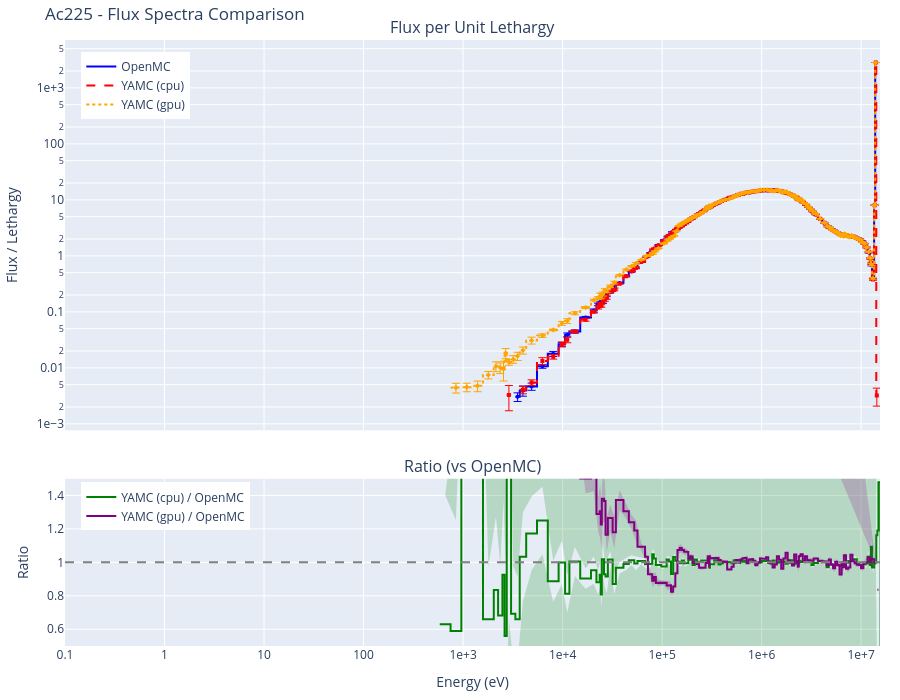
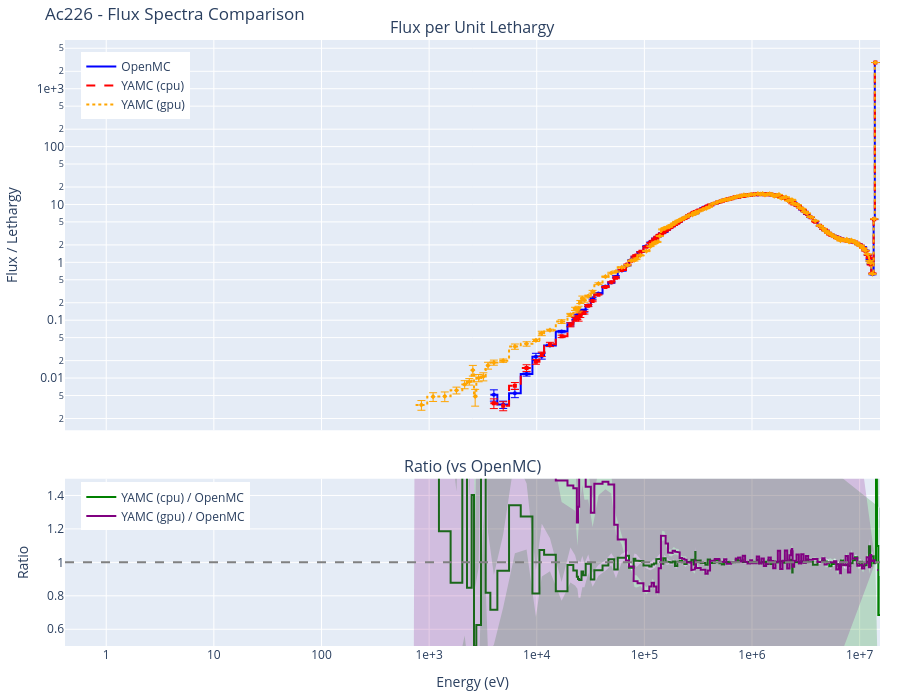
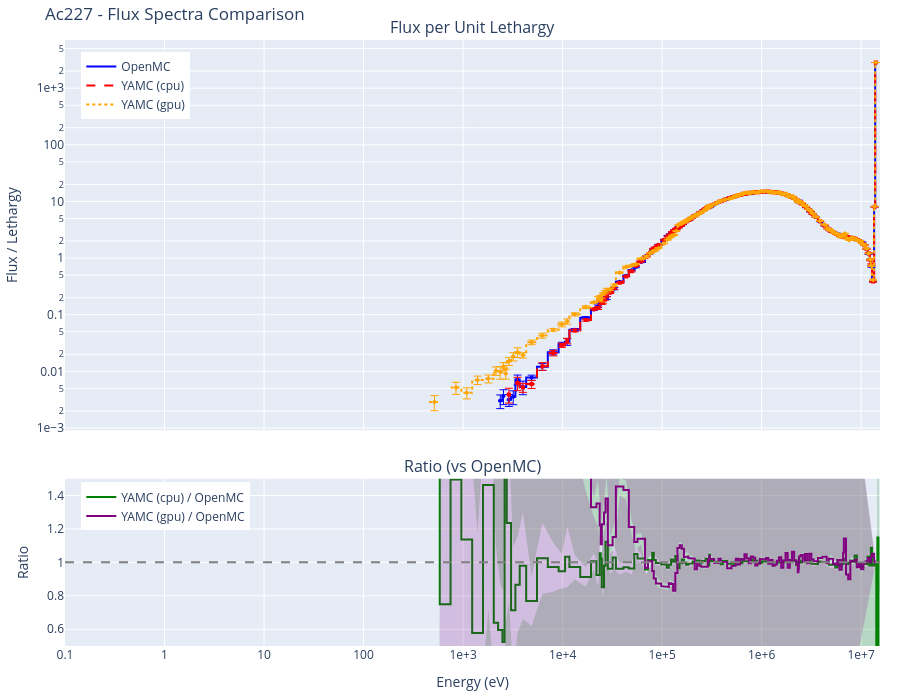
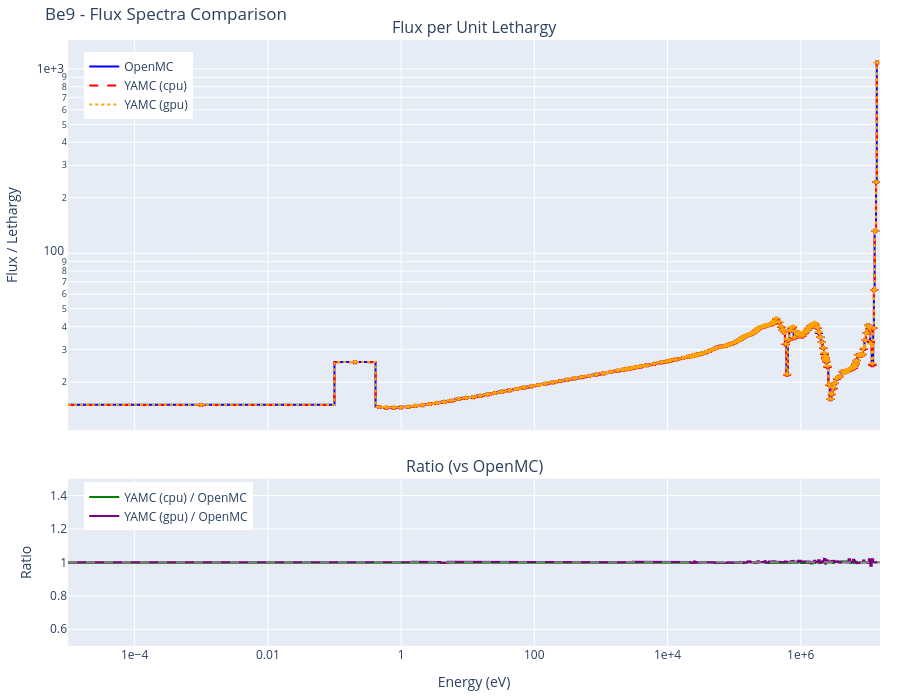

Notebook code cell kept with these figures, in order:
### Markdown cell above
## Results by Nuclide

Below are the comparison results for each nuclide. Each section includes:

- Interactive flux spectra plot (log-log scale)
- YAMC/OpenMC ratio plot with uncertainty band
- Tally comparison table sorted by relative difference
- Performance comparison (particles/second)

### Code cell
# Display results for each nuclide
for nuclide, results in all_results.items():
    openmc_results = results.get('openmc')  # may be None when openmc-cpu not in MC_BACKENDS

    # Collect available YAMC backends in the order the user requested
    yamc_results_by_backend = {}
    for compute in COMPUTES:
        yres = results.get(f'yamc-{compute}')
        if yres is not None:
            yamc_results_by_backend[compute] = yres

    display(Markdown(f"## {nuclide}"))

    # Performance line — one entry per code/backend that ran
    perf_parts = []
    if openmc_results is not None:
        perf_parts.append(f"OpenMC: {openmc_results['particles/s']:,.0f} particles/s")
    for compute, yres in yamc_results_by_backend.items():
        perf_parts.append(f"YAMC ({compute}): {yres['particles/s']:,.0f} particles/s")
    display(Markdown(f"**Performance:** " + " | ".join(perf_parts)))

    # Combined flux spectra plot
    fig = create_comparison_plot(openmc_results, yamc_results_by_backend)
    fig.update_layout(title=f"{nuclide} - Flux Spectra Comparison")
    fig.show()

    # Spectral agreement: each yamc backend vs the reference (openmc when
    # present, else the first yamc backend).
    if openmc_results is not None:
        ref_label = 'OpenMC'
        ref_results = openmc_results
        comparisons = list(yamc_results_by_backend.items())
    elif len(yamc_results_by_backend) >= 2:
        backends = list(yamc_results_by_backend)
        ref_label = f'YAMC ({backends[0]})'
        ref_results = yamc_results_by_backend[backends[0]]
        comparisons = [(b, yamc_results_by_backend[b]) for b in backends[1:]]
    else:
        comparisons = []

    for compute, yres in comparisons:
        heading = (
            f"#### Spectral Agreement (YAMC {compute} vs {ref_label})"
            if len(comparisons) > 1 or openmc_results is None
            else "#### Spectral Agreement"
        )
        display(Markdown(heading))
        stats = calculate_spectral_agreement(ref_results, yres)
        display(create_agreement_table(stats).style.hide(axis='index'))

    # Combined tally table
    display(Markdown("#### Tally Comparison"))
    table = create_tally_table(openmc_results, yamc_results_by_backend)
    display(table.style.hide(axis='index'))

    print()  # spacing

### Figure 1 — Plotly figure (JSON) as saved in the notebook; plotly's stock layout.template omitted (floating-point values rounded to 4 significant figures; data arrays with more than 128 entries replaced by an {"elided": "..."} marker saying what was removed)
{"data": [{"legend": "legend", "line": {"color": "blue", "width": 2}, "mode": "lines", "name": "OpenMC", "showlegend": true, "type": "scatter", "x": {"elided": "350 float values"}, "xaxis": "x", "y": {"elided": "350 float values"}, "yaxis": "y"}, {"error_y": {"array": {"elided": "175 float values"}, "color": "blue", "thickness": 1, "type": "data", "visible": true}, "marker": {"color": "blue", "size": 4, "symbol": "circle"}, "mode": "markers", "name": "OpenMC error", "showlegend": false, "type": "scatter", "x": {"elided": "175 float values"}, "xaxis": "x", "y": {"elided": "175 float values"}, "yaxis": "y"}, {"legend": "legend", "line": {"color": "red", "dash": "dash", "width": 2}, "mode": "lines", "name": "YAMC (cpu)", "showlegend": true, "type": "scatter", "x": {"elided": "350 float values"}, "xaxis": "x", "y": {"elided": "350 float values"}, "yaxis": "y"}, {"error_y": {"array": {"elided": "175 float values"}, "color": "red", "thickness": 1, "type": "data", "visible": true}, "marker": {"color": "red", "size": 4, "symbol": "square"}, "mode": "markers", "name": "YAMC (cpu) error", "showlegend": false, "type": "scatter", "x": {"elided": "175 float values"}, "xaxis": "x", "y": {"elided": "175 float values"}, "yaxis": "y"}, {"legend": "legend", "line": {"color": "orange", "dash": "dot", "width": 2}, "mode": "lines", "name": "YAMC (gpu)", "showlegend": true, "type": "scatter", "x": {"elided": "350 float values"}, "xaxis": "x", "y": {"elided": "350 float values"}, "yaxis": "y"}, {"error_y": {"array": {"elided": "175 float values"}, "color": "orange", "thickness": 1, "type": "data", "visible": true}, "marker": {"color": "orange", "size": 4, "symbol": "diamond"}, "mode": "markers", "name": "YAMC (gpu) error", "showlegend": false, "type": "scatter", "x": {"elided": "175 float values"}, "xaxis": "x", "y": {"elided": "175 float values"}, "yaxis": "y"}, {"legend": "legend2", "line": {"color": "green", "width": 2}, "mode": "lines", "name": "YAMC (cpu) / OpenMC", "showlegend": true, "type": "scatter", "x": {"elided": "350 float values"}, "xaxis": "x2", "y": {"elided": "350 float values"}, "yaxis": "y2"}, {"fill": "toself", "fillcolor": "rgba(0, 128, 0, 0.2)", "line": {"color": "rgba(255,255,255,0)"}, "name": "YAMC (cpu) / OpenMC uncertainty", "showlegend": false, "type": "scatter", "x": {"elided": "350 float values"}, "xaxis": "x2", "y": {"elided": "350 float values"}, "yaxis": "y2"}, {"legend": "legend2", "line": {"color": "purple", "width": 2}, "mode": "lines", "name": "YAMC (gpu) / OpenMC", "showlegend": true, "type": "scatter", "x": {"elided": "350 float values"}, "xaxis": "x2", "y": {"elided": "350 float values"}, "yaxis": "y2"}, {"fill": "toself", "fillcolor": "rgba(128, 0, 128, 0.2)", "line": {"color": "rgba(255,255,255,0)"}, "name": "YAMC (gpu) / OpenMC uncertainty", "showlegend": false, "type": "scatter", "x": {"elided": "350 float values"}, "xaxis": "x2", "y": {"elided": "350 float values"}, "yaxis": "y2"}], "layout": {"annotations": [{"font": {"size": 16}, "showarrow": false, "text": "Flux per Unit Lethargy", "x": 0.5, "xanchor": "center", "xref": "paper", "y": 1.0, "yanchor": "bottom", "yref": "paper"}, {"font": {"size": 16}, "showarrow": false, "text": "Ratio (vs OpenMC)", "x": 0.5, "xanchor": "center", "xref": "paper", "y": 0.276, "yanchor": "bottom", "yref": "paper"}], "height": 700, "legend": {"x": 0.02, "xanchor": "left", "y": 0.98, "yanchor": "top"}, "legend2": {"x": 0.02, "xanchor": "left", "y": 0.27, "yanchor": "top"}, "margin": {"b": 40, "l": 60, "r": 20, "t": 40}, "shapes": [{"line": {"color": "gray", "dash": "dash"}, "type": "line", "x0": 0, "x1": 1, "xref": "x2 domain", "y0": 1.0, "y1": 1.0, "yref": "y2"}], "title": {"text": "Ac225 - Flux Spectra Comparison"}, "xaxis": {"anchor": "y", "domain": [0.0, 1.0], "exponentformat": "e", "matches": "x2", "range": [-1.0, 7.189], "showticklabels": false, "type": "log"}, "xaxis2": {"anchor": "y2", "domain": [0.0, 1.0], "exponentformat": "e", "range": [-1.0, 7.189], "title": {"text": "Energy (eV)"}, "type": "log"}, "yaxis": {"anchor": "x", "domain": [0.356, 1.0], "exponentformat": "e", "title": {"text": "Flux / Lethargy"}, "type": "log"}, "yaxis2": {"anchor": "x2", "domain": [0.0, 0.276], "range": [0.5, 1.5], "title": {"text": "Ratio"}}}}

### Figure 2 — Plotly figure (JSON) as saved in the notebook; plotly's stock layout.template omitted (floating-point values rounded to 4 significant figures; data arrays with more than 128 entries replaced by an {"elided": "..."} marker saying what was removed)
{"data": [{"legend": "legend", "line": {"color": "blue", "width": 2}, "mode": "lines", "name": "OpenMC", "showlegend": true, "type": "scatter", "x": {"elided": "350 float values"}, "xaxis": "x", "y": {"elided": "350 float values"}, "yaxis": "y"}, {"error_y": {"array": {"elided": "175 float values"}, "color": "blue", "thickness": 1, "type": "data", "visible": true}, "marker": {"color": "blue", "size": 4, "symbol": "circle"}, "mode": "markers", "name": "OpenMC error", "showlegend": false, "type": "scatter", "x": {"elided": "175 float values"}, "xaxis": "x", "y": {"elided": "175 float values"}, "yaxis": "y"}, {"legend": "legend", "line": {"color": "red", "dash": "dash", "width": 2}, "mode": "lines", "name": "YAMC (cpu)", "showlegend": true, "type": "scatter", "x": {"elided": "350 float values"}, "xaxis": "x", "y": {"elided": "350 float values"}, "yaxis": "y"}, {"error_y": {"array": {"elided": "175 float values"}, "color": "red", "thickness": 1, "type": "data", "visible": true}, "marker": {"color": "red", "size": 4, "symbol": "square"}, "mode": "markers", "name": "YAMC (cpu) error", "showlegend": false, "type": "scatter", "x": {"elided": "175 float values"}, "xaxis": "x", "y": {"elided": "175 float values"}, "yaxis": "y"}, {"legend": "legend", "line": {"color": "orange", "dash": "dot", "width": 2}, "mode": "lines", "name": "YAMC (gpu)", "showlegend": true, "type": "scatter", "x": {"elided": "350 float values"}, "xaxis": "x", "y": {"elided": "350 float values"}, "yaxis": "y"}, {"error_y": {"array": {"elided": "175 float values"}, "color": "orange", "thickness": 1, "type": "data", "visible": true}, "marker": {"color": "orange", "size": 4, "symbol": "diamond"}, "mode": "markers", "name": "YAMC (gpu) error", "showlegend": false, "type": "scatter", "x": {"elided": "175 float values"}, "xaxis": "x", "y": {"elided": "175 float values"}, "yaxis": "y"}, {"legend": "legend2", "line": {"color": "green", "width": 2}, "mode": "lines", "name": "YAMC (cpu) / OpenMC", "showlegend": true, "type": "scatter", "x": {"elided": "350 float values"}, "xaxis": "x2", "y": {"elided": "350 float values"}, "yaxis": "y2"}, {"fill": "toself", "fillcolor": "rgba(0, 128, 0, 0.2)", "line": {"color": "rgba(255,255,255,0)"}, "name": "YAMC (cpu) / OpenMC uncertainty", "showlegend": false, "type": "scatter", "x": {"elided": "350 float values"}, "xaxis": "x2", "y": {"elided": "350 float values"}, "yaxis": "y2"}, {"legend": "legend2", "line": {"color": "purple", "width": 2}, "mode": "lines", "name": "YAMC (gpu) / OpenMC", "showlegend": true, "type": "scatter", "x": {"elided": "350 float values"}, "xaxis": "x2", "y": {"elided": "350 float values"}, "yaxis": "y2"}, {"fill": "toself", "fillcolor": "rgba(128, 0, 128, 0.2)", "line": {"color": "rgba(255,255,255,0)"}, "name": "YAMC (gpu) / OpenMC uncertainty", "showlegend": false, "type": "scatter", "x": {"elided": "350 float values"}, "xaxis": "x2", "y": {"elided": "350 float values"}, "yaxis": "y2"}], "layout": {"annotations": [{"font": {"size": 16}, "showarrow": false, "text": "Flux per Unit Lethargy", "x": 0.5, "xanchor": "center", "xref": "paper", "y": 1.0, "yanchor": "bottom", "yref": "paper"}, {"font": {"size": 16}, "showarrow": false, "text": "Ratio (vs OpenMC)", "x": 0.5, "xanchor": "center", "xref": "paper", "y": 0.276, "yanchor": "bottom", "yref": "paper"}], "height": 700, "legend": {"x": 0.02, "xanchor": "left", "y": 0.98, "yanchor": "top"}, "legend2": {"x": 0.02, "xanchor": "left", "y": 0.27, "yanchor": "top"}, "margin": {"b": 40, "l": 60, "r": 20, "t": 40}, "shapes": [{"line": {"color": "gray", "dash": "dash"}, "type": "line", "x0": 0, "x1": 1, "xref": "x2 domain", "y0": 1.0, "y1": 1.0, "yref": "y2"}], "title": {"text": "Ac226 - Flux Spectra Comparison"}, "xaxis": {"anchor": "y", "domain": [0.0, 1.0], "exponentformat": "e", "matches": "x2", "range": [-0.383, 7.189], "showticklabels": false, "type": "log"}, "xaxis2": {"anchor": "y2", "domain": [0.0, 1.0], "exponentformat": "e", "range": [-0.383, 7.189], "title": {"text": "Energy (eV)"}, "type": "log"}, "yaxis": {"anchor": "x", "domain": [0.356, 1.0], "exponentformat": "e", "title": {"text": "Flux / Lethargy"}, "type": "log"}, "yaxis2": {"anchor": "x2", "domain": [0.0, 0.276], "range": [0.5, 1.5], "title": {"text": "Ratio"}}}}

### Figure 3 — Plotly figure (JSON) as saved in the notebook; plotly's stock layout.template omitted (floating-point values rounded to 4 significant figures; data arrays with more than 128 entries replaced by an {"elided": "..."} marker saying what was removed)
{"data": [{"legend": "legend", "line": {"color": "blue", "width": 2}, "mode": "lines", "name": "OpenMC", "showlegend": true, "type": "scatter", "x": {"elided": "350 float values"}, "xaxis": "x", "y": {"elided": "350 float values"}, "yaxis": "y"}, {"error_y": {"array": {"elided": "175 float values"}, "color": "blue", "thickness": 1, "type": "data", "visible": true}, "marker": {"color": "blue", "size": 4, "symbol": "circle"}, "mode": "markers", "name": "OpenMC error", "showlegend": false, "type": "scatter", "x": {"elided": "175 float values"}, "xaxis": "x", "y": {"elided": "175 float values"}, "yaxis": "y"}, {"legend": "legend", "line": {"color": "red", "dash": "dash", "width": 2}, "mode": "lines", "name": "YAMC (cpu)", "showlegend": true, "type": "scatter", "x": {"elided": "350 float values"}, "xaxis": "x", "y": {"elided": "350 float values"}, "yaxis": "y"}, {"error_y": {"array": {"elided": "175 float values"}, "color": "red", "thickness": 1, "type": "data", "visible": true}, "marker": {"color": "red", "size": 4, "symbol": "square"}, "mode": "markers", "name": "YAMC (cpu) error", "showlegend": false, "type": "scatter", "x": {"elided": "175 float values"}, "xaxis": "x", "y": {"elided": "175 float values"}, "yaxis": "y"}, {"legend": "legend", "line": {"color": "orange", "dash": "dot", "width": 2}, "mode": "lines", "name": "YAMC (gpu)", "showlegend": true, "type": "scatter", "x": {"elided": "350 float values"}, "xaxis": "x", "y": {"elided": "350 float values"}, "yaxis": "y"}, {"error_y": {"array": {"elided": "175 float values"}, "color": "orange", "thickness": 1, "type": "data", "visible": true}, "marker": {"color": "orange", "size": 4, "symbol": "diamond"}, "mode": "markers", "name": "YAMC (gpu) error", "showlegend": false, "type": "scatter", "x": {"elided": "175 float values"}, "xaxis": "x", "y": {"elided": "175 float values"}, "yaxis": "y"}, {"legend": "legend2", "line": {"color": "green", "width": 2}, "mode": "lines", "name": "YAMC (cpu) / OpenMC", "showlegend": true, "type": "scatter", "x": {"elided": "350 float values"}, "xaxis": "x2", "y": {"elided": "350 float values"}, "yaxis": "y2"}, {"fill": "toself", "fillcolor": "rgba(0, 128, 0, 0.2)", "line": {"color": "rgba(255,255,255,0)"}, "name": "YAMC (cpu) / OpenMC uncertainty", "showlegend": false, "type": "scatter", "x": {"elided": "350 float values"}, "xaxis": "x2", "y": {"elided": "350 float values"}, "yaxis": "y2"}, {"legend": "legend2", "line": {"color": "purple", "width": 2}, "mode": "lines", "name": "YAMC (gpu) / OpenMC", "showlegend": true, "type": "scatter", "x": {"elided": "350 float values"}, "xaxis": "x2", "y": {"elided": "350 float values"}, "yaxis": "y2"}, {"fill": "toself", "fillcolor": "rgba(128, 0, 128, 0.2)", "line": {"color": "rgba(255,255,255,0)"}, "name": "YAMC (gpu) / OpenMC uncertainty", "showlegend": false, "type": "scatter", "x": {"elided": "350 float values"}, "xaxis": "x2", "y": {"elided": "350 float values"}, "yaxis": "y2"}], "layout": {"annotations": [{"font": {"size": 16}, "showarrow": false, "text": "Flux per Unit Lethargy", "x": 0.5, "xanchor": "center", "xref": "paper", "y": 1.0, "yanchor": "bottom", "yref": "paper"}, {"font": {"size": 16}, "showarrow": false, "text": "Ratio (vs OpenMC)", "x": 0.5, "xanchor": "center", "xref": "paper", "y": 0.276, "yanchor": "bottom", "yref": "paper"}], "height": 700, "legend": {"x": 0.02, "xanchor": "left", "y": 0.98, "yanchor": "top"}, "legend2": {"x": 0.02, "xanchor": "left", "y": 0.27, "yanchor": "top"}, "margin": {"b": 40, "l": 60, "r": 20, "t": 40}, "shapes": [{"line": {"color": "gray", "dash": "dash"}, "type": "line", "x0": 0, "x1": 1, "xref": "x2 domain", "y0": 1.0, "y1": 1.0, "yref": "y2"}], "title": {"text": "Ac227 - Flux Spectra Comparison"}, "xaxis": {"anchor": "y", "domain": [0.0, 1.0], "exponentformat": "e", "matches": "x2", "range": [-1.0, 7.189], "showticklabels": false, "type": "log"}, "xaxis2": {"anchor": "y2", "domain": [0.0, 1.0], "exponentformat": "e", "range": [-1.0, 7.189], "title": {"text": "Energy (eV)"}, "type": "log"}, "yaxis": {"anchor": "x", "domain": [0.356, 1.0], "exponentformat": "e", "title": {"text": "Flux / Lethargy"}, "type": "log"}, "yaxis2": {"anchor": "x2", "domain": [0.0, 0.276], "range": [0.5, 1.5], "title": {"text": "Ratio"}}}}

### Figure 4 — Plotly figure (JSON) as saved in the notebook; plotly's stock layout.template omitted (floating-point values rounded to 4 significant figures; data arrays with more than 128 entries replaced by an {"elided": "..."} marker saying what was removed)
{"data": [{"legend": "legend", "line": {"color": "blue", "width": 2}, "mode": "lines", "name": "OpenMC", "showlegend": true, "type": "scatter", "x": {"elided": "350 float values"}, "xaxis": "x", "y": {"elided": "350 float values"}, "yaxis": "y"}, {"error_y": {"array": {"elided": "175 float values"}, "color": "blue", "thickness": 1, "type": "data", "visible": true}, "marker": {"color": "blue", "size": 4, "symbol": "circle"}, "mode": "markers", "name": "OpenMC error", "showlegend": false, "type": "scatter", "x": {"elided": "175 float values"}, "xaxis": "x", "y": {"elided": "175 float values"}, "yaxis": "y"}, {"legend": "legend", "line": {"color": "red", "dash": "dash", "width": 2}, "mode": "lines", "name": "YAMC (cpu)", "showlegend": true, "type": "scatter", "x": {"elided": "350 float values"}, "xaxis": "x", "y": {"elided": "350 float values"}, "yaxis": "y"}, {"error_y": {"array": {"elided": "175 float values"}, "color": "red", "thickness": 1, "type": "data", "visible": true}, "marker": {"color": "red", "size": 4, "symbol": "square"}, "mode": "markers", "name": "YAMC (cpu) error", "showlegend": false, "type": "scatter", "x": {"elided": "175 float values"}, "xaxis": "x", "y": {"elided": "175 float values"}, "yaxis": "y"}, {"legend": "legend", "line": {"color": "orange", "dash": "dot", "width": 2}, "mode": "lines", "name": "YAMC (gpu)", "showlegend": true, "type": "scatter", "x": {"elided": "350 float values"}, "xaxis": "x", "y": {"elided": "350 float values"}, "yaxis": "y"}, {"error_y": {"array": {"elided": "175 float values"}, "color": "orange", "thickness": 1, "type": "data", "visible": true}, "marker": {"color": "orange", "size": 4, "symbol": "diamond"}, "mode": "markers", "name": "YAMC (gpu) error", "showlegend": false, "type": "scatter", "x": {"elided": "175 float values"}, "xaxis": "x", "y": {"elided": "175 float values"}, "yaxis": "y"}, {"legend": "legend2", "line": {"color": "green", "width": 2}, "mode": "lines", "name": "YAMC (cpu) / OpenMC", "showlegend": true, "type": "scatter", "x": {"elided": "350 float values"}, "xaxis": "x2", "y": {"elided": "350 float values"}, "yaxis": "y2"}, {"fill": "toself", "fillcolor": "rgba(0, 128, 0, 0.2)", "line": {"color": "rgba(255,255,255,0)"}, "name": "YAMC (cpu) / OpenMC uncertainty", "showlegend": false, "type": "scatter", "x": {"elided": "350 float values"}, "xaxis": "x2", "y": {"elided": "350 float values"}, "yaxis": "y2"}, {"legend": "legend2", "line": {"color": "purple", "width": 2}, "mode": "lines", "name": "YAMC (gpu) / OpenMC", "showlegend": true, "type": "scatter", "x": {"elided": "350 float values"}, "xaxis": "x2", "y": {"elided": "350 float values"}, "yaxis": "y2"}, {"fill": "toself", "fillcolor": "rgba(128, 0, 128, 0.2)", "line": {"color": "rgba(255,255,255,0)"}, "name": "YAMC (gpu) / OpenMC uncertainty", "showlegend": false, "type": "scatter", "x": {"elided": "350 float values"}, "xaxis": "x2", "y": {"elided": "350 float values"}, "yaxis": "y2"}], "layout": {"annotations": [{"font": {"size": 16}, "showarrow": false, "text": "Flux per Unit Lethargy", "x": 0.5, "xanchor": "center", "xref": "paper", "y": 1.0, "yanchor": "bottom", "yref": "paper"}, {"font": {"size": 16}, "showarrow": false, "text": "Ratio (vs OpenMC)", "x": 0.5, "xanchor": "center", "xref": "paper", "y": 0.276, "yanchor": "bottom", "yref": "paper"}], "height": 700, "legend": {"x": 0.02, "xanchor": "left", "y": 0.98, "yanchor": "top"}, "legend2": {"x": 0.02, "xanchor": "left", "y": 0.27, "yanchor": "top"}, "margin": {"b": 40, "l": 60, "r": 20, "t": 40}, "shapes": [{"line": {"color": "gray", "dash": "dash"}, "type": "line", "x0": 0, "x1": 1, "xref": "x2 domain", "y0": 1.0, "y1": 1.0, "yref": "y2"}], "title": {"text": "Be9 - Flux Spectra Comparison"}, "xaxis": {"anchor": "y", "domain": [0.0, 1.0], "exponentformat": "e", "matches": "x2", "range": [-5.0, 7.189], "showticklabels": false, "type": "log"}, "xaxis2": {"anchor": "y2", "domain": [0.0, 1.0], "exponentformat": "e", "range": [-5.0, 7.189], "title": {"text": "Energy (eV)"}, "type": "log"}, "yaxis": {"anchor": "x", "domain": [0.356, 1.0], "exponentformat": "e", "title": {"text": "Flux / Lethargy"}, "type": "log"}, "yaxis2": {"anchor": "x2", "domain": [0.0, 0.276], "range": [0.5, 1.5], "title": {"text": "Ratio"}}}}
